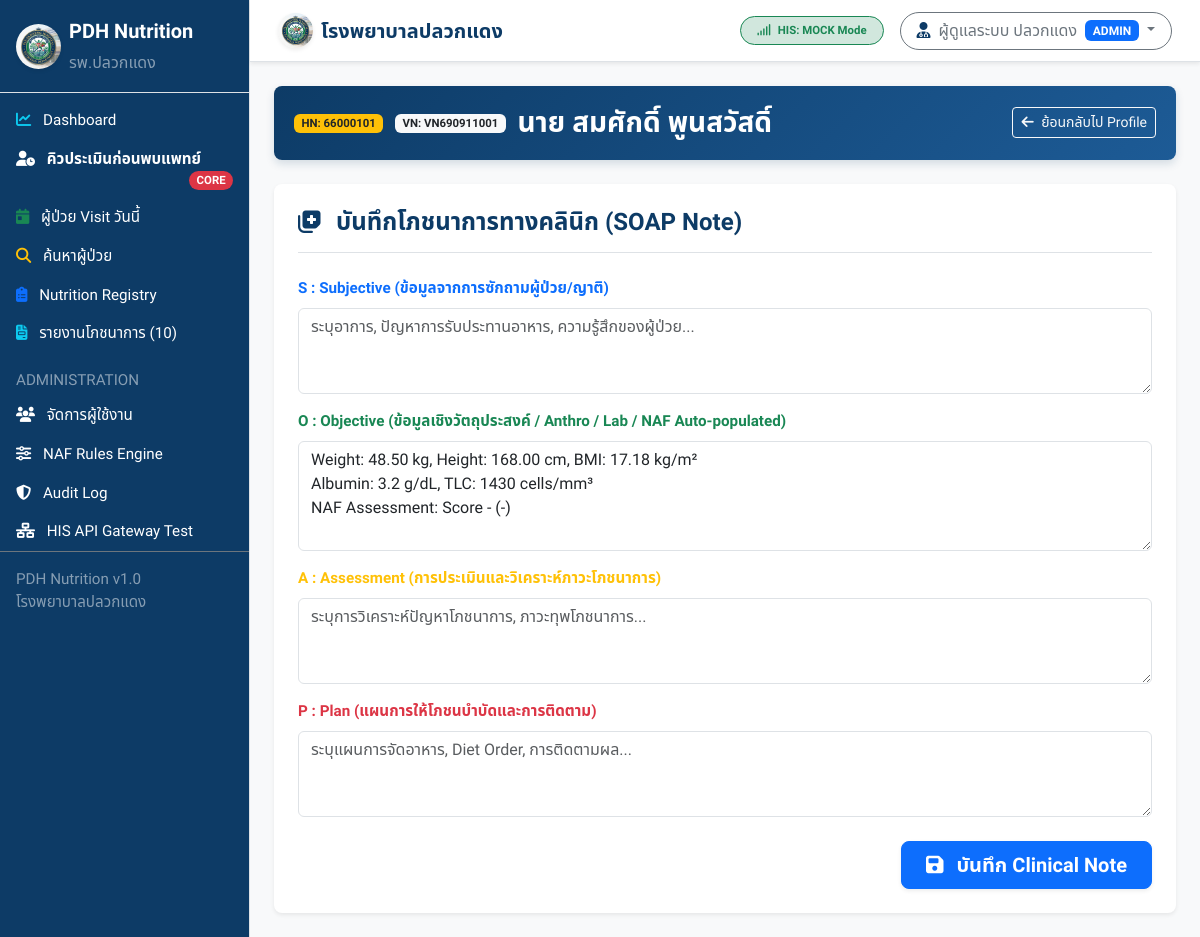
Screenshot of /notes/create?hn=66000101&vn=VN690911001 (signed in) with the database file from the repository.
### tables this page shows
CREATE TABLE `patients_cache` (
  `hn` VARCHAR(20) PRIMARY KEY,
  `cid` VARCHAR(20) NULL,
  `prefix` VARCHAR(20) NULL,
  `first_name` VARCHAR(50) NOT NULL,
  `last_name` VARCHAR(50) NOT NULL,
  `fullname` VARCHAR(110) NOT NULL,
  `gender` ENUM('MALE', 'FEMALE', 'OTHER') NOT NULL DEFAULT 'MALE',
  `birthdate` DATE NULL,
  `age` INT NULL,
  `phone` VARCHAR(30) NULL,
  `weight` DECIMAL(5,2) NULL,
  `height` DECIMAL(5,2) NULL,
  `bmi` DECIMAL(4,2) NULL,
  `synced_at` DATETIME NOT NULL DEFAULT CURRENT_TIMESTAMP ON UPDATE CURRENT_TIMESTAMP,
  INDEX `idx_patients_cid` (`cid`),
  INDEX `idx_patients_fullname` (`fullname`)
);

### app/Controllers/ClinicalNoteController.php (called while the page is built, shortened)
<?php
class ClinicalNoteController {
    public function create(): void {
        $hn = SanitizerHelper::escape($_GET['hn'] ?? '');
        $vn = SanitizerHelper::escape($_GET['vn'] ?? '');
        $assessmentId = !empty($_GET['assessment_id']) ? (int)$_GET['assessment_id'] : null;
        $api = new PdhApiService();
        $patientRes = $api->getPatient($hn);
        $patient = $patientRes['data'] ?? null;
        $labsRes = $api->getLatestLabs($hn);
        $labs = $labsRes['data'] ?? [];
        $pdo = Database::getConnection();
        $latestNaf = null;
        if ($assessmentId) {
            $stmtNaf = $pdo->prepare("SELECT * FROM naf_assessments WHERE id = :id");
            $stmtNaf->execute(['id' => $assessmentId]);
            $latestNaf = $stmtNaf->fetch();
        } else {
            $stmtNaf = $pdo->prepare("SELECT * FROM naf_assessments WHERE hn = :hn ORDER BY assessment_date DESC, id DESC LIMIT 1");
            $stmtNaf->execute(['hn' => $hn]);
            $latestNaf = $stmtNaf->fetch();
        }
        $objText = "Weight: " . ($latestNaf['weight_kg'] ?? $patient['weight'] ?? '-') . " kg, ";
        $objText .= "Height: " . ($latestNaf['height_cm'] ?? $patient['height'] ?? '-') . " cm, ";
        $objText .= "BMI: " . ($latestNaf['bmi'] ?? $patient['bmi'] ?? '-') . " kg/m²\n";
        $objText .= "Albumin: " . ($labs['albumin'] ?? '-') . " g/dL, ";
        $objText .= "TLC: " . ($labs['tlc'] ?? '-') . " cells/mm³\n";
        $objText .= "NAF Assessment: Score " . ($latestNaf['total_score'] ?? '-') . " (" . ($latestNaf['naf_grade'] ?? '-') . ")";
        require __DIR__ . '/../../views/notes/create.php';
    }
}

### app/Services/PdhApiService.php (called while the page is built, shortened)
<?php
class PdhApiService {
    private string $driver;
    public function __construct() {
        $this->driver  = AppConfig::get('HIS_DRIVER', 'mock');
    }
    public function getPatient(string $hn): array {
        if ($this->driver === 'mock') {
            return $this->getMockPatient($hn);
        }
        return $this->fetchFromGateway("/patient/{$hn}", 'patients_cache', 'hn', $hn);
    }
    public function getLatestLabs(string $hn): array {
        if ($this->driver === 'mock') {
            return $this->getMockLatestLabs($hn);
        }
        return $this->fetchFromGateway("/lab/{$hn}/latest", 'lab_cache', 'hn', $hn);
    }
    private function getMockPatient(string $hn): array {
        $pdo = Database::getConnection();
        $stmt = $pdo->prepare("SELECT * FROM patients_cache WHERE hn = :hn");
        $stmt->execute(['hn' => $hn]);
        $patient = $stmt->fetch();
        if ($patient) {
            return [
                'success' => true,
                'is_cached' => false,
                'source' => 'HIS (Mock)',
                'last_sync' => date('Y-m-d H:i:s'),
                'data' => $patient
            ];
        }
        return [
            'success' => true,
            'is_cached' => false,
            'source' => 'HIS (Mock Synthetic)',
            'last_sync' => date('Y-m-d H:i:s'),
            'data' => [
                'hn' => $hn,
                'cid' => '1-2199-' . rand(10000, 99999) . '-11-1',
                'prefix' => 'นาย',
                'first_name' => 'ผู้ป่วย',
                'last_name' => 'ทดสอบ (' . $hn . ')',
                'fullname' => 'นาย ผู้ป่วย ทดสอบ (' . $hn . ')',
                'gender' => 'MALE',
                'birthdate' => '1960-01-01',
                'age' => 66,
                'weight' => 50.0,
                'height' => 165.0,
                'bmi' => 18.37
            ]
        ];
    }
    private function getMockLatestLabs(string $hn): array {
        $pdo = Database::getConnection();
        $stmt = $pdo->prepare("
            SELECT * FROM lab_cache
            WHERE hn = :hn
            ORDER BY result_date DESC, result_time DESC
            LIMIT 5
        ");
        $stmt->execute(['hn' => $hn]);
        $labs = $stmt->fetchAll();
        $wbc = null;
        $lym = null;
        $alb = null;
        $labDate = null;
        foreach ($labs as $lab) {
            if ($lab['test_name'] === 'Albumin') $alb = (float)$lab['result_value'];
            if ($lab['test_name'] === 'WBC') $wbc = (float)$lab['result_value'];
            if ($lab['test_name'] === 'Lymphocyte') $lym = (float)$lab['result_value'];
            if (!$labDate) $labDate = $lab['result_date'] . ' ' . ($lab['result_time'] ?? '');
        }
        $tlc = ($wbc !== null && $lym !== null) ? round(($wbc * $lym) / 100, 2) : null;
        return [
            'success' => true,
            'is_cached' => false,
            'source' => 'HIS (Mock)',
            'data' => [
                'albumin' => $alb,
                'wbc' => $wbc,
                'lymphocyte' => $lym,
                'tlc' => $tlc,
                'result_datetime' => $labDate
            ]
        ];
    }
}

### app/Helpers/SanitizerHelper.php (called while the page is built, shortened)
<?php
class SanitizerHelper {
    public static function escape(?string $value): string {
        return htmlspecialchars(trim($value), ENT_QUOTES, 'UTF-8');
    }
}

### app/Config/AppConfig.php (called while the page is built, shortened)
<?php
class AppConfig {
    private static array $config = [];
    public static function load(): void {
        $envFile = __DIR__ . '/../../.env';
    }
    public static function get(string $key, mixed $default = null): mixed {
        return $_ENV[$key] ?? self::$config[$key] ?? $default;
    }
}

### views/notes/create.php (the view, shortened to what this page needs)
<?php
require __DIR__ . '/../layouts/header.php';
require __DIR__ . '/../layouts/sidebar.php';
?>
<div id="page-content-wrapper" class="w-100">
  <?php require __DIR__ . '/../layouts/navbar.php'; ?>
  <div class="container-fluid p-4">
    <div class="patient-header-banner mb-4">
      <div class="d-flex justify-content-between align-items-center">
        <div>
          <span class="badge bg-warning text-dark me-2">HN: <?= htmlspecialchars($patient['hn']) ?></span>
          <?php if (!empty($vn)): ?><span class="badge bg-light text-dark me-2">VN: <?= htmlspecialchars($vn) ?></span><?php endif; ?>
          <h3 class="d-inline fw-bold align-middle"><?= htmlspecialchars($patient['fullname']) ?></h3>
        </div>
        <a href="<?= $baseUrl ?>/patient/<?= $patient['hn'] ?>" class="btn btn-outline-light btn-sm">
          <i class="fa-solid fa-arrow-left me-1"></i> ย้อนกลับไป Profile
        </a>
      </div>
    </div>
    <div class="card p-4 border-0 shadow-sm">
      <h4 class="fw-bold text-pdh-blue border-bottom pb-3 mb-4">
        <i class="fa-solid fa-notes-medical me-2"></i> บันทึกโภชนาการทางคลินิก (SOAP Note)
      </h4>
      <form id="soapForm" method="POST" action="<?= $baseUrl ?>/notes/store">
        <div class="mb-3">
          <label class="form-label fw-bold text-primary">S : Subjective (ข้อมูลจากการซักถามผู้ป่วย/ญาติ)</label>
          <textarea name="subjective" class="form-control" rows="3" placeholder="ระบุอาการ, ปัญหาการรับประทานอาหาร, ความรู้สึกของผู้ป่วย..."></textarea>
        </div>
        <div class="mb-3">
          <label class="form-label fw-bold text-success">O : Objective (ข้อมูลเชิงวัตถุประสงค์ / Anthro / Lab / NAF Auto-populated)</label>
          <textarea name="objective" class="form-control" rows="4" required><?= htmlspecialchars($objText) ?></textarea>
        </div>
        <div class="mb-3">
          <label class="form-label fw-bold text-warning">A : Assessment (การประเมินและวิเคราะห์ภาวะโภชนาการ)</label>
          <textarea name="assessment_text" class="form-control" rows="3" placeholder="ระบุการวิเคราะห์ปัญหาโภชนาการ, ภาวะทุพโภชนาการ..."></textarea>
        </div>
        <div class="mb-4">
          <label class="form-label fw-bold text-danger">P : Plan (แผนการให้โภชนบำบัดและการติดตาม)</label>
          <textarea name="plan_text" class="form-control" rows="3" placeholder="ระบุแผนการจัดอาหาร, Diet Order, การติดตามผล..."></textarea>
        </div>
        <div class="text-end">
          <button type="submit" class="btn btn-primary btn-lg fw-bold px-4 shadow-sm">
            <i class="fa-solid fa-floppy-disk me-2"></i> บันทึก Clinical Note
          </button>
        </div>
      </form>
    </div>
  </div>
</div>
<?php require __DIR__ . '/../layouts/footer.php'; ?>

### public/assets/css/custom.css (style rules this page uses)
:root { --pdh-blue: #0d3b66; --pdh-blue-light: #1d5b96; --pdh-green: #06d6a0; --pdh-amber: #f77f00; --pdh-red: #d62828; --pdh-purple: #7209b7; --pdh-gray: #f8f9fa; --pdh-dark: #212529; }
body { font-family: 'Sarabun', 'Noto Sans Thai', sans-serif; background-color: var(--pdh-gray); color: var(--pdh-dark); font-size: 0.95rem; }
.text-pdh-blue { color: var(--pdh-blue) !important; }
.patient-header-banner { background: linear-gradient(135deg, #0d3b66 0%, #1d5b96 100%); color: #ffffff; border-radius: 8px; padding: 1.25rem; margin-bottom: 1.5rem; box-shadow: 0 4px 8px rgba(13, 59, 102, 0.15); }
.card { border-radius: 8px; border: 1px solid rgba(0, 0, 0, 0.08); box-shadow: 0 2px 6px rgba(0, 0, 0, 0.04); }

### rows the page displays
patients_cache: hn "66000101", fullname "นาย สมศักดิ์ พูนสวัสดิ์", objective "Weight: 48.50 kg, Height: 168.00 cm, BMI: 17.18 kg/m² Albumin: 3.2 g/dL, TLC: 1430 cells/mm³ NAF Assessment: Score - (-)"

### other values shown
$hisDriver "MOCK"
$userName "ผู้ดูแลระบบ ปลวกแดง"
$userRole "ADMIN"
$vn "VN690911001"
